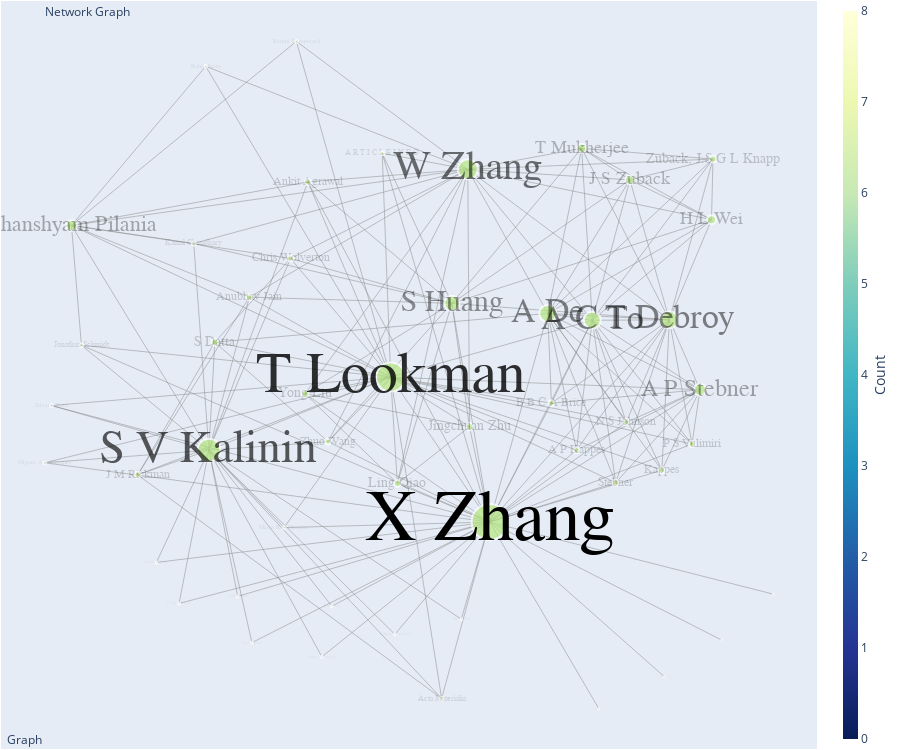

The notebook cell saved with this chart:
### Code cell
fig = go.Figure(data=list_edge_traces + [node_trace],
                layout=go.Layout(
                    title='<br>Network Graph',
                    titlefont_size=12,
                    height=750,
                    width=None,
                    showlegend=False,
                    hovermode='closest',
                    margin=dict(b=1,l=1,r=1,t=1), # b=20,l=5,r=5,t=40
                    annotations=[dict(text="Graph <a href=''></a>",
                                      showarrow=False,
                                      xref="paper",
                                      yref="paper",
                                      x=0.005,
                                      y=-0.002)],
                    xaxis=dict(showgrid=False,
                               zeroline=False,
                               showticklabels=False),
                    yaxis=dict(showgrid=False,
                               zeroline=False,
                               showticklabels=False),)
                )

# for edge_trace in list_edge_traces:
#     fig.add_trace(edge_trace)
    
for trace in list_text_traces:
    fig.add_trace(trace)

fig.show()
